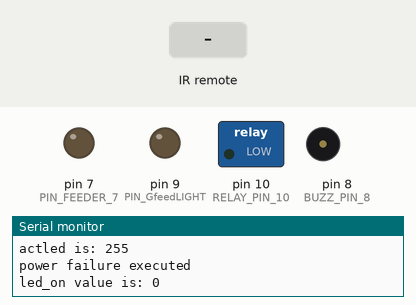
Recording of a sketch running on a simulated Arduino Uno, built with avr-gcc and run on an emulated ATmega328P. Shown: switched loads named in the sketch (green lamp = pin HIGH), output pins drawn as LEDs (lit = HIGH), buzzer (waves = sounding, pin HIGH), the last lines printed to the serial monitor. Dashed ring = blinking. Inputs (shaded band) come from the test bench. The local clock reads 2024-03-15 10:24:30 at power-on unless the sketch sets it.

Above: at 1.7 s.
1.8 s: infrared code 0xFF30CF received
At 3.2 s:
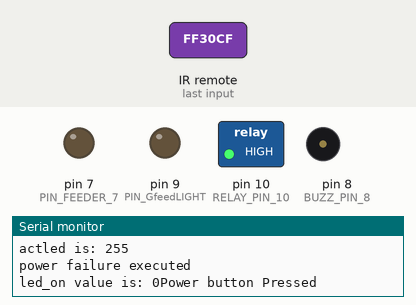
3.5 s: infrared code 0xFF00FF received
At 4.8 s:
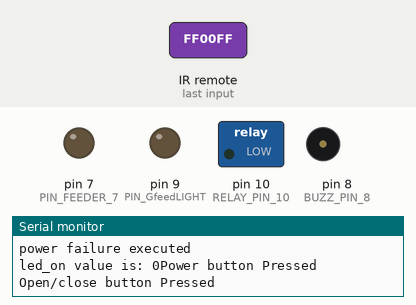
5.1 s: infrared code 0xFF926D received
At 5.4 s:
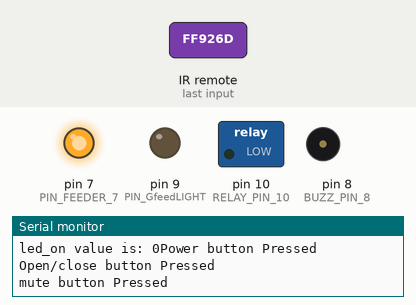
6.9 s: infrared code 0xFF38C7 received
At 8.13 s:
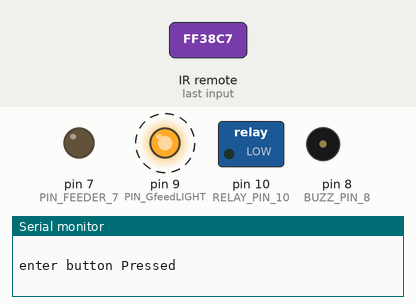
9.9 s: infrared code 0xFF30CF received
At 10.63 s:
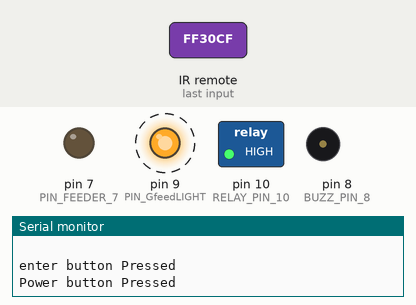
12.9 s: infrared code 0xFF926D received
At 14.52 s:
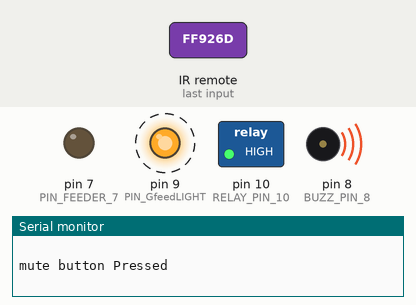
Timing chart, 0 to 16.9 s (numbered marks = the images above; inputs shaded):
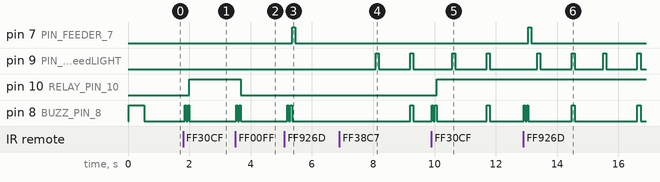

The sketch:

qoliva_am_test_pro_mini_1.ino
```cpp
#include <Time.h>
#include <TimeAlarms.h>
#include "Wire.h"
#include "ds3231.h"
#include "rtc_ds3231.h"
//#include "pitches.h"
#include <DS3232RTC.h>
#include <EEPROM.h>
#include <IRremote.h>
//#include <LiquidCrystal.h>
//#include "moduleAlarm.h"


int pos = 0;
int IR_RECV_PIN_2 = 2;

const int RELAY_PIN_10=10;
const int PIN_13=13;
const int PIN_FEEDER_7=7;
const int PIN_GfeedLIGHT=9;
int BUZZ_PIN_8 = 8;
int feedingLIGHT=0;
int feedLIGHT=0;
int feeder;
int address = 0;
byte value;
int actled=3;
int actfeed=1;
int addr=0;
long angka=0;
long angka2=0;
long angka3=0;
long angka4=0;
long angka5=0;
int led_on= 0;
boolean act_led= true;
// set light task 1
int jam_on=7;
int menit_on=10;
int detik_on=0;
int jam_off=11;
int menit_off=1;
int detik_off=0;
// set light task 2
int jam2_on=19;
int menit2_on=9;
int detik2_on=0;
int jam2_off=23;
int menit2_off=4;
int detik2_off=0;

IRrecv irx(IR_RECV_PIN_2);
decode_results results;


void setup(){
//  LiquidCrystal lcd(12, 11, 6, 5, 4, 3);
//  lcd.begin(16, 2);
//  // Print a message to the LCD.
//  lcd.print("hello, world!");
  pinMode(RELAY_PIN_10, OUTPUT); //define the pin
  pinMode(PIN_FEEDER_7, OUTPUT);
  pinMode(PIN_GfeedLIGHT, OUTPUT);
reload();}


void  loop(){
  IRrecvHandle();
  digitalClockDisplay();
  feedingLight();
  //feedingSignalLight();
  //delay 1 detik
// Alarm.delay(100);
}
void reload(){
  Serial.begin(9600);
  angka=0;
  angka2=0;
  angka4=0;
  angka5=0;
  feeder=0;

  feedingLIGHT=0;
  feedLIGHT=0;
//  digitalWrite (led,LOW);
 // pinMode(PIN_13, OUTPUT); //define the pin

  irx.enableIRIn(); // Start the receiver
  //pinMode(REL_PIN, OUTPUT);
   // Serial.begin(9600);
    setSyncProvider(RTC.get);   // the function to get the time from the RTC
    if(timeStatus() != timeSet)
        Serial.println("Unable to sync with the RTC");
    else
        Serial.println("RTC has set the system time");
  //Alarm.timerRepeat(180, fishFeeding);
 //}
 setupAlarm();
 powerfailureRecovery();
  //setTime(20,25,10,11,9,15);
  //Alarm.alarmRepeat(dowSaturday,8,10,30,WeeklyAlarm);  // alarm tiap hr Sabtu 8:30:30

//Alarm.alarmRepeat(20,53,0, lightON);  // alarm tiap 8:1
  //Alarm.alarmRepeat(20,59,0, lightOFF);  // alarm tiap 8:1
 pinMode(BUZZ_PIN_8, OUTPUT);
      digitalWrite(BUZZ_PIN_8, 1);
      delay(500);
     digitalWrite(BUZZ_PIN_8, 0);
}

 void doubleBEEP(){
      digitalWrite(BUZZ_PIN_8, 1);
      delay(50);
     digitalWrite(BUZZ_PIN_8, 0);
      delay(50);
     digitalWrite(BUZZ_PIN_8, 1);
      delay(50);
     digitalWrite(BUZZ_PIN_8, 0);
 }
void setupAlarm(){
   int val = actled;
  actled = EEPROM.read(addr);
  //actled =3;
  //led_on = EEPROM.read(addr);
  //Alarm.alarmRepeat(23,46,5, lightON);  // alarm tiap 8:1
  if(actled==1){
  Alarm.alarmRepeat(jam_on, menit_on, detik_on, lightON);  // alarm tiap 8:1
  Alarm.alarmRepeat(jam_off,menit_off,detik_off, lightOFF);  // alarm tiap 8:1
  Serial.print("alarm has been set on: ");
  Serial.print(jam_on + " " + menit_on);
  Serial.println();
  }
  else if (actled==2){
  Alarm.alarmRepeat(jam2_on, menit2_on, detik2_on, lightON);  // alarm tiap 8:1
  Alarm.alarmRepeat(jam2_off,menit2_off,detik2_off, lightOFF);  // alarm tiap 8:1
  }
  else if (actled==3){
    Alarm.alarmRepeat(jam_on, menit_on, detik_on, lightON);  // alarm tiap 8:1
  Alarm.alarmRepeat(jam_off,menit_off,detik_off, lightOFF);  // alarm tiap 8:1
  Alarm.alarmRepeat(jam2_on, menit2_on, detik2_on, lightON);  // alarm tiap 8:1
  Alarm.alarmRepeat(jam2_off,menit2_off,detik2_off, lightOFF);  // alarm tiap 8:1
  Serial.print("alarm has been set on: ");
  Serial.print(jam_on + " " + menit_on);
  Serial.println();
  Serial.print("alarm has been set on: ");
  Serial.print(jam2_on + " " + menit2_on);
  Serial.println();
  }
  if (actfeed==1){
    Alarm.alarmRepeat(6, 30, 00, feedingGuideLight);
    Alarm.alarmRepeat(12, 30, 00, feedingGuideLight);
    Alarm.alarmRepeat(18, 30, 00, feedingGuideLight);
  }

//  while (!eeprom_is_ready());
//  cli();
//  EEPROM.write(addr, actled);
//  sei();
//  while (addr == EEPROM.length()) {
//  addr = addr + 1;
//  if(addr == EEPROM.length())
//    addr = 0;}
  Serial.print("actled is: ");
  Serial.print(actled);
  Serial.println();
}
 void powerfailureRecovery(){

        Serial.print("power failure executed ");
       //
        Serial.println();
    if(((hour() == jam_on && minute()> menit_on )  || (hour() > jam_on   ) ) && (actled==1||actled==3)){ //jika waktu sekarang masuk jam dimana led
      if(hour() == jam_off && minute()< menit_off){                                                        //haurs menyala, maka akan
        //led_on=1;
        lightON();
        Serial.print("led_on value is: ");
        Serial.print(led_on);
        Serial.println();}
      else if (hour() < jam_off ){
        lightON();
        Serial.print("led_on value is: ");
        Serial.print(led_on);
        Serial.println();
        }

      else{
      lightOFF();}
      }

  if(((hour() == jam2_on && minute()> menit2_on )  || (hour() > jam2_on ))  && (actled==2||actled==3)){ //jika waktu sekarang masuk jam dimana led

      Serial.println("ok1 ");
      if(hour() == jam2_off && minute()< menit2_off){                                                        //haurs menyala, maka akan
        //led_on=1;

        Serial.println("ok2 ");
        lightON();
        Serial.print("led_on value is: ");
        Serial.print(led_on);
        Serial.println();}
      else if (hour() < jam2_off ){

        Serial.println("ok3 ");
        lightON();
        Serial.print("led_on value is: ");
        Serial.print(led_on);
        Serial.println();
        }
    }

  else
  {
    //led_on=0;
    lightOFF();
    Serial.print("led_on value is: ");
     Serial.print(led_on);
  }
 }
void IRrecvHandle(){

  if (irx.decode(&results)) {
    if (results.value == 0xFF30CF) { //power button remot aico
     doubleBEEP();
    //if (results.value == 0x40BFB847) {
     Serial.println("Power button Pressed");
    analogWrite(RELAY_PIN_10, (255));
      delay(200);
    }
    else if (results.value == 0xFF00FF) { //open/close remote aico
     doubleBEEP();
    //else if (results.value == 0x40BF42BD) {
     Serial.println("Open/close button Pressed");
    analogWrite(RELAY_PIN_10, (0));
      delay(200);
    }
    else if (results.value == 0xFF926D) { //mute remote aico
     doubleBEEP();
    //else if (results.value == 0x40BF42BD) {
     Serial.println("mute button Pressed");
    fishFeeding();
      delay(200);
    }
      else if (results.value == 0xFFB04F) {
     doubleBEEP();
     Serial.println("zoom button Pressed");
    reload();
      delay(200);
    }
      else if (results.value == 0xFF38C7) { //FF aico
     //doubleBEEP();
     Serial.println("enter button Pressed");
    feedingGuideLight();
      delay(200);
    }
    irx.resume(); // Receive the next value
  }

  //Serial.print("                            waiting IR signal...... ");

    // Serial.println();
}

void lightON(){
    analogWrite(RELAY_PIN_10, (255));
}

void lightOFF(){
    analogWrite(RELAY_PIN_10, (0));
}
void feeder2(){
feeder=1;
  fishFeeding();
}

void fishFeeding(){
  if (feeder==1){
  Serial.print("fish feeding...");
  Serial.println();
  if (feedLIGHT==1){
  digitalWrite(PIN_FEEDER_7, 1);
  delay(100);
//  digitalWrite(PIN_FEEDER_7, 0);
//  delay(10000);
//  digitalWrite(PIN_FEEDER_7, 1);
//  delay(110);
  digitalWrite(PIN_FEEDER_7, 0);
  feedingLIGHT=1;
  feeder=0;
  }

  }
    else {
  digitalWrite(PIN_FEEDER_7, 1);
  delay(100);
  digitalWrite(PIN_FEEDER_7, 0);

  }
  }
//      //delay(30);
  //alarm.timerOnce(34200,


 void feedingSignalLight(){
  if (feedingLIGHT==1){
 // angka3++;
  angka4++;
  angka5++;

    if (angka5<500){
        if (angka5<200){
          feedingLIGHT=1;
            if (angka4 ==1 ){digitalWrite(BUZZ_PIN_8, 0);}
            else if (angka4 >10 ){digitalWrite(BUZZ_PIN_8, 1); }
        }
        //else if (angka5==150){fishFeeding();}
        else {digitalWrite(BUZZ_PIN_8, 0);}

        if (angka4==1){
          analogWrite(PIN_GfeedLIGHT, (0));
        }
       // else if (angka4 ==2 ){digitalWrite(BUZZ_PIN_8, 0);}
        else if (angka4 >10 ){
          analogWrite(PIN_GfeedLIGHT, (255));
          //digitalWrite(BUZZ_PIN_8, 1);
         angka4=0;
        }

    }

    else {
      angka5=0;
      digitalWrite(BUZZ_PIN_8, (0));
      feedingLIGHT=0;}

  }
//  digitalWrite(PIN_GfeedLIGHT, HIGH);
//
//  if (angka3 >= 200){
//    digitalWrite(PIN_GfeedLIGHT, LOW);
//    angka3 = 0;
//  }

  delay(100);
 }

 void feedingGuideLight(){
  feedLIGHT=1;
  feedingLight();
 }
 void feedingLight(){
  if (feedLIGHT==1){
 // angka3++;
  angka4++;
  angka5++;
    if (angka5<300){
        if (angka5<300){
          feedingLIGHT=1;

            if (angka4 ==1 ){digitalWrite(BUZZ_PIN_8, 0);}
            if (angka4==10){analogWrite(PIN_GfeedLIGHT, (255));}
            if (angka4==11){analogWrite(PIN_GfeedLIGHT, (0));}
            if (angka4 >20 ){digitalWrite(BUZZ_PIN_8, 1);
            analogWrite(PIN_GfeedLIGHT, (255));
            angka4=0;}
        }
        if (angka5==150){feeder2();}
        if (angka5==200){feeder2();}
        //else {digitalWrite(BUZZ_PIN_8, 0);}

        if (angka4==1){
          analogWrite(PIN_GfeedLIGHT, (0));
        }
    }
    else {
      angka5=0;
      digitalWrite(BUZZ_PIN_8, (0));
      feedLIGHT=0;}
  }
  delay(100);
 }
void digitalClockDisplay(void)
{
  angka++;
  angka2++;
  if (angka >=50){

  // digital clock display of the time
    Serial.print(hour());
    printDigits(minute());
    printDigits(second());
    Serial.print(' ');
    Serial.print(day());
    Serial.print(' ');
    Serial.print(month());
    Serial.print(' ');
    Serial.print(year());
    Serial.println();

  infoDisplay();
  angka=0;
  }
  if (angka2 >= 10){
    Alarm.delay(10);
    angka2=0;
  }
    delay(1);
}

void infoDisplay()
{
  Serial.print("lightON hour : ");
  Serial.print(jam_on);
  Serial.print(" > ");
  Serial.print(hour());
  Serial.print(" < ");
  Serial.print("lightOFF hour : ");
  Serial.print(jam_off);
  Serial.println();
  Serial.print("lightON minute : ");
  Serial.print(menit_on);
  Serial.print(" > ");
  Serial.print("now minute : ");
  Serial.print(minute());
  Serial.print(" < ");
  Serial.print("lightOFF minute : ");
  Serial.print(menit_off);
  Serial.println();
     Serial.print(" ");
  Serial.println();

  Serial.print("lightON hour2 : ");
  Serial.print(jam2_on);
  Serial.print(" > ");
  Serial.print(hour());
  Serial.print(" < ");
  Serial.print("lightOFF hour2 : ");
  Serial.print(jam2_off);
  Serial.println();
  Serial.print("lightON minute2 : ");
  Serial.print(menit2_on);
  Serial.print(" > ");
  Serial.print("now minute : ");
  Serial.print(minute());
  Serial.print(" < ");
  Serial.print("lightOFF minute2 : ");
  Serial.print(menit2_off);
  Serial.println();
     Serial.print(" ");
  Serial.println();
 // delay(1000);
}

void printDigits(int digits)
{
    // utility function for digital clock display: prints preceding colon and leading 0
    Serial.print(':');
    if(digits < 10)
        Serial.print('0');
    Serial.print(digits);
}
```

Measured:
- after the input at 1.8 s, pin 10 (RELAY_PIN_10): LOW → HIGH after 0.20 s; pin 8 (BUZZ_PIN_8): alternates HIGH for 0.05 s and LOW for 0.05 s, 4 changes in all, then stays LOW, starting after 0.05 s
- after the input at 3.5 s, pin 10 (RELAY_PIN_10): HIGH → LOW after 0.18 s; pin 8 (BUZZ_PIN_8): alternates HIGH for 0.05 s and LOW for 0.05 s, 4 changes in all, then stays LOW, starting at once
- after the input at 5.1 s, pin 7 (PIN_FEEDER_7): LOW → HIGH after 0.25 s, → LOW 0.10 s later; pin 8 (BUZZ_PIN_8): alternates HIGH for 0.05 s and LOW for 0.05 s, 4 changes in all, then stays LOW, starting after 0.10 s
- after the input at 6.9 s, pin 9 (PIN_GfeedLIGHT): alternates HIGH for 0.11 s and LOW for 1.0 s, starting after 1.2 s; pin 8 (BUZZ_PIN_8): LOW → HIGH after 2.3 s, → LOW 0.10 s later
- after the input at 9.9 s, pin 10 (RELAY_PIN_10): LOW → HIGH after 0.17 s
- after the input at 12.9 s, pin 7 (PIN_FEEDER_7): LOW → HIGH after 0.16 s, → LOW 0.10 s later
